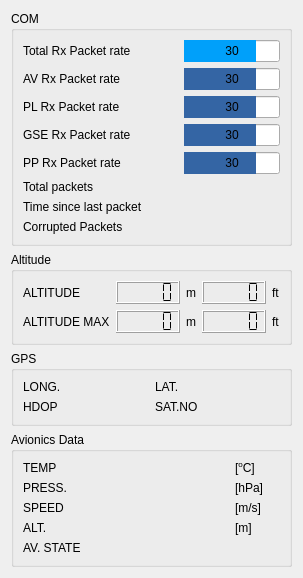
    <widget class="QWidget" name="left_widget" native="true">
     <layout class="QVBoxLayout" name="verticalLayout">
      <item>
       <widget class="QGroupBox" name="com_box">
        <property name="sizePolicy">
         <sizepolicy hsizetype="MinimumExpanding" vsizetype="MinimumExpanding">
          <horstretch>0</horstretch>
          <verstretch>0</verstretch>
         </sizepolicy>
        </property>
        <property name="title">
         <string>COM</string>
        </property>
        <layout class="QGridLayout" name="gridLayout_4">
         <item row="0" column="0">
          <widget class="QLabel" name="packets_second_label">
           <property name="toolTip">
            <string>&lt;html&gt;&lt;head/&gt;&lt;body&gt;&lt;p&gt;The number of packets received in last second&lt;/p&gt;&lt;/body&gt;&lt;/html&gt;</string>
           </property>
           <property name="text">
            <string>Total Rx Packet rate</string>
           </property>
          </widget>
         </item>
         <item row="0" column="1">
          <widget class="QProgressBar" name="packets_second_bar">
           <property name="sizePolicy">
            <sizepolicy hsizetype="Expanding" vsizetype="Fixed">
             <horstretch>0</horstretch>
             <verstretch>0</verstretch>
            </sizepolicy>
           </property>
           <property name="toolTip">
            <string>&lt;html&gt;&lt;head/&gt;&lt;body&gt;&lt;p&gt;The number of packets received in last second&lt;/p&gt;&lt;/body&gt;&lt;/html&gt;</string>
           </property>
           <property name="styleSheet">
            <string notr="true">QProgressBar::chunk:horizontal { 
background:rgb(0, 160, 250);} </string>
           </property>
           <property name="maximum">
            <number>40</number>
           </property>
           <property name="value">
            <number>30</number>
           </property>
           <property name="alignment">
            <set>Qt::AlignCenter</set>
           </property>
           <property name="invertedAppearance">
            <bool>false</bool>
           </property>
           <property name="format">
            <string>%v</string>
           </property>
          </widget>
         </item>
         <item row="1" column="0">
          <widget class="QLabel" name="last_datagram_id">
           <property name="text">
            <string>AV Rx Packet rate</string>
           </property>
          </widget>
         </item>
         <item row="1" column="1">
          <widget class="QProgressBar" name="av_packets_second_bar">
           <property name="sizePolicy">
            <sizepolicy hsizetype="Expanding" vsizetype="Fixed">
             <horstretch>0</horstretch>
             <verstretch>0</verstretch>
            </sizepolicy>
           </property>
           <property name="toolTip">
            <string>&lt;html&gt;&lt;head/&gt;&lt;body&gt;&lt;p&gt;The number of packets received in last second&lt;/p&gt;&lt;/body&gt;&lt;/html&gt;</string>
           </property>
           <property name="styleSheet">
            <string notr="true">QProgressBar::chunk:horizontal { 
background:rgb(52, 101, 164);} </string>
           </property>
           <property name="maximum">
            <number>40</number>
           </property>
           <property name="value">
            <number>30</number>
           </property>
           <property name="alignment">
            <set>Qt::AlignCenter</set>
           </property>
           <property name="textVisible">
            <bool>true</bool>
           </property>
           <property name="invertedAppearance">
            <bool>false</bool>
           </property>
           <property name="format">
            <string>%v</string>
           </property>
          </widget>
         </item>
         <item row="2" column="0">
          <widget class="QLabel" name="pl_packet_label">
           <property name="toolTip">
            <string>&lt;html&gt;&lt;head/&gt;&lt;body&gt;&lt;p&gt;The last received packet's number (defined by TX)&lt;/p&gt;&lt;/body&gt;&lt;/html&gt;</string>
           </property>
           <property name="text">
            <string>PL Rx Packet rate</string>
           </property>
          </widget>
         </item>
         <item row="2" column="1">
          <widget class="QProgressBar" name="pl_packets_second_bar">
           <property name="sizePolicy">
            <sizepolicy hsizetype="Expanding" vsizetype="Fixed">
             <horstretch>0</horstretch>
             <verstretch>0</verstretch>
            </sizepolicy>
           </property>
           <property name="toolTip">
            <string>&lt;html&gt;&lt;head/&gt;&lt;body&gt;&lt;p&gt;The number of packets received in last second&lt;/p&gt;&lt;/body&gt;&lt;/html&gt;</string>
           </property>
           <property name="styleSheet">
            <string notr="true">QProgressBar::chunk:horizontal { 
background:rgb(52, 101, 164);} </string>
           </property>
           <property name="maximum">
            <number>40</number>
           </property>
           <property name="value">
            <number>30</number>
           </property>
           <property name="alignment">
            <set>Qt::AlignCenter</set>
           </property>
           <property name="invertedAppearance">
            <bool>false</bool>
           </property>
           <property name="format">
            <string>%v</string>
           </property>
          </widget>
         </item>
         <item row="3" column="0">
          <widget class="QLabel" name="gse_packet_label">
           <property name="text">
            <string>GSE Rx Packet rate</string>
           </property>
          </widget>
         </item>
         <item row="3" column="1">
          <widget class="QProgressBar" name="gse_packets_second_bar">
           <property name="sizePolicy">
            <sizepolicy hsizetype="Expanding" vsizetype="Fixed">
             <horstretch>0</horstretch>
             <verstretch>0</verstretch>
            </sizepolicy>
           </property>
           <property name="toolTip">
            <string>&lt;html&gt;&lt;head/&gt;&lt;body&gt;&lt;p&gt;The number of packets received in last second&lt;/p&gt;&lt;/body&gt;&lt;/html&gt;</string>
           </property>
           <property name="styleSheet">
            <string notr="true">QProgressBar::chunk:horizontal { 
background:rgb(52, 101, 164);} </string>
           </property>
           <property name="maximum">
            <number>40</number>
           </property>
           <property name="value">
            <number>30</number>
           </property>
           <property name="alignment">
            <set>Qt::AlignCenter</set>
           </property>
           <property name="invertedAppearance">
            <bool>false</bool>
           </property>
           <property name="format">
            <string>%v</string>
           </property>
          </widget>
         </item>
         <item row="4" column="0">
          <widget class="QLabel" name="pp_packets_second_label">
           <property name="text">
            <string>PP Rx Packet rate</string>
           </property>
          </widget>
         </item>
         <item row="4" column="1">
          <widget class="QProgressBar" name="pp_packets_second_bar">
           <property name="sizePolicy">
            <sizepolicy hsizetype="Expanding" vsizetype="Fixed">
             <horstretch>0</horstretch>
             <verstretch>0</verstretch>
            </sizepolicy>
           </property>
           <property name="toolTip">
            <string>&lt;html&gt;&lt;head/&gt;&lt;body&gt;&lt;p&gt;The number of packets received in last second&lt;/p&gt;&lt;/body&gt;&lt;/html&gt;</string>
           </property>
           <property name="styleSheet">
            <string notr="true">QProgressBar::chunk:horizontal { 
background:rgb(52, 101, 164);} </string>
           </property>
           <property name="maximum">
            <number>40</number>
           </property>
           <property name="value">
            <number>30</number>
           </property>
           <property name="alignment">
            <set>Qt::AlignCenter</set>
           </property>
           <property name="invertedAppearance">
            <bool>false</bool>
           </property>
           <property name="format">
            <string>%v</string>
           </property>
          </widget>
         </item>
         <item row="5" column="0">
          <widget class="QLabel" name="received_pack_cnt_label">
           <property name="minimumSize">
            <size>
             <width>155</width>
             <height>0</height>
            </size>
           </property>
           <property name="toolTip">
            <string>&lt;html&gt;&lt;head/&gt;&lt;body&gt;&lt;p&gt;The count of the received packets from the start of the program&lt;/p&gt;&lt;/body&gt;&lt;/html&gt;</string>
           </property>
           <property name="text">
            <string>Total packets</string>
           </property>
          </widget>
         </item>
         <item row="5" column="1">
          <widget class="QLabel" name="received_pack_cnt_panel">
           <property name="toolTip">
            <string>&lt;html&gt;&lt;head/&gt;&lt;body&gt;&lt;p&gt;The count of the received packets from the start of the program&lt;/p&gt;&lt;/body&gt;&lt;/html&gt;</string>
           </property>
           <property name="text">
            <string/>
           </property>
          </widget>
         </item>
         <item row="6" column="0">
          <widget class="QLabel" name="time_since_last_label">
           <property name="text">
            <string>Time since last packet</string>
           </property>
          </widget>
         </item>
         <item row="6" column="1">
          <widget class="QLabel" name="time_since_last_panel">
           <property name="text">
            <string/>
           </property>
          </widget>
         </item>
         <item row="7" column="0">
          <widget class="QLabel" name="corrupted_label">
           <property name="text">
            <string>Corrupted Packets</string>
           </property>
          </widget>
         </item>
         <item row="7" column="1">
          <widget class="QLabel" name="corrupted_panel">
           <property name="text">
            <string/>
           </property>
          </widget>
         </item>
        </layout>
       </widget>
      </item>
      <item>
       <widget class="QGroupBox" name="groupBox_7">
        <property name="title">
         <string>Altitude</string>
        </property>
        <layout class="QGridLayout" name="gridLayout_22">
         <item row="0" column="0">
          <widget class="QLabel" name="altitude_label_gps">
           <property name="text">
            <string>ALTITUDE</string>
           </property>
          </widget>
         </item>
         <item row="0" column="1">
          <widget class="QLCDNumber" name="altitude_lcd_gps">
           <property name="smallDecimalPoint">
            <bool>false</bool>
           </property>
           <property name="segmentStyle">
            <enum>QLCDNumber::Flat</enum>
           </property>
          </widget>
         </item>
         <item row="0" column="4">
          <widget class="QLabel" name="ft_unit_label_2">
           <property name="maximumSize">
            <size>
             <width>20</width>
             <height>16777215</height>
            </size>
           </property>
           <property name="text">
            <string>ft</string>
           </property>
          </widget>
         </item>
         <item row="0" column="2">
          <widget class="QLabel" name="m_unit_label_2">
           <property name="maximumSize">
            <size>
             <width>30</width>
             <height>16777215</height>
            </size>
           </property>
           <property name="text">
            <string>m</string>
           </property>
          </widget>
         </item>
         <item row="0" column="3">
          <widget class="QLCDNumber" name="altitude_lcd_gps_ft">
           <property name="frameShadow">
            <enum>QFrame::Raised</enum>
           </property>
           <property name="segmentStyle">
            <enum>QLCDNumber::Flat</enum>
           </property>
          </widget>
         </item>
         <item row="1" column="0">
          <widget class="QLabel" name="altitude_max_label">
           <property name="text">
            <string>ALTITUDE MAX</string>
           </property>
          </widget>
         </item>
         <item row="1" column="1">
          <widget class="QLCDNumber" name="altitude_max_lcd_m">
           <property name="enabled">
            <bool>true</bool>
           </property>
           <property name="segmentStyle">
            <enum>QLCDNumber::Flat</enum>
           </property>
          </widget>
         </item>
         <item row="1" column="2">
          <widget class="QLabel" name="m_unit_label">
           <property name="text">
            <string>m</string>
           </property>
          </widget>
         </item>
         <item row="1" column="3">
          <widget class="QLCDNumber" name="altitude_max_lcd_ft">
           <property name="segmentStyle">
            <enum>QLCDNumber::Flat</enum>
           </property>
          </widget>
         </item>
         <item row="1" column="4">
          <widget class="QLabel" name="ft_unit_label">
           <property name="text">
            <string>ft</string>
           </property>
          </widget>
         </item>
        </layout>
       </widget>
      </item>
      <item>
       <widget class="QGroupBox" name="gps_box">
        <property name="sizePolicy">
         <sizepolicy hsizetype="MinimumExpanding" vsizetype="MinimumExpanding">
          <horstretch>0</horstretch>
          <verstretch>0</verstretch>
         </sizepolicy>
        </property>
        <property name="minimumSize">
         <size>
          <width>0</width>
          <height>0</height>
         </size>
        </property>
        <property name="title">
         <string>GPS</string>
        </property>
        <layout class="QGridLayout" name="gridLayout_3">
         <item row="3" column="0">
          <widget class="QLabel" name="longitude_label">
           <property name="text">
            <string>LONG.</string>
           </property>
          </widget>
         </item>
         <item row="6" column="0">
          <widget class="QLabel" name="hdop_label">
           <property name="text">
            <string>HDOP</string>
           </property>
          </widget>
         </item>
         <item row="3" column="6">
          <widget class="QLabel" name="latitude_panel">
           <property name="minimumSize">
            <size>
             <width>0</width>
             <height>0</height>
            </size>
           </property>
           <property name="text">
            <string/>
           </property>
          </widget>
         </item>
         <item row="6" column="5">
          <widget class="QLabel" name="sat_nbr_label">
           <property name="text">
            <string>SAT.NO</string>
           </property>
          </widget>
         </item>
         <item row="6" column="6">
          <widget class="QLabel" name="sat_nbr_panel">
           <property name="text">
            <string/>
           </property>
          </widget>
         </item>
         <item row="3" column="5">
          <widget class="QLabel" name="latitude_label">
           <property name="text">
            <string>LAT.</string>
           </property>
          </widget>
         </item>
         <item row="3" column="1">
          <widget class="QLabel" name="longitude_panel">
           <property name="text">
            <string/>
           </property>
          </widget>
         </item>
         <item row="6" column="1">
          <widget class="QLabel" name="hdop_panel">
           <property name="text">
            <string/>
           </property>
          </widget>
         </item>
        </layout>
       </widget>
      </item>
      <item>
       <widget class="QGroupBox" name="avionics_box">
        <property name="sizePolicy">
         <sizepolicy hsizetype="MinimumExpanding" vsizetype="MinimumExpanding">
          <horstretch>0</horstretch>
          <verstretch>0</verstretch>
         </sizepolicy>
        </property>
        <property name="title">
         <string>Avionics Data</string>
        </property>
        <layout class="QGridLayout" name="gridLayout_8">
         <item row="0" column="1">
          <widget class="QLabel" name="temperature_panel">
           <property name="text">
            <string/>
           </property>
          </widget>
         </item>
         <item row="6" column="2">
          <widget class="QLabel" name="m_unit_label_3">
           <property name="maximumSize">
            <size>
             <width>30</width>
             <height>16777215</height>
            </size>
           </property>
           <property name="text">
            <string>[m]</string>
           </property>
           <property name="alignment">
            <set>Qt::AlignLeading|Qt::AlignLeft|Qt::AlignVCenter</set>
           </property>
          </widget>
         </item>
         <item row="3" column="0">
          <widget class="QLabel" name="pressure_label">
           <property name="text">
            <string>PRESS.</string>
           </property>
          </widget>
         </item>
         <item row="6" column="0">
          <widget class="QLabel" name="altitude_label_telemetry">
           <property name="text">
            <string>ALT.</string>
           </property>
          </widget>
         </item>
         <item row="4" column="1">
          <widget class="QLabel" name="speed_panel">
           <property name="text">
            <string/>
           </property>
          </widget>
         </item>
         <item row="7" column="1" colspan="2">
          <widget class="QLabel" name="avionics_state_panel">
           <property name="text">
            <string/>
           </property>
          </widget>
         </item>
         <item row="4" column="0">
          <widget class="QLabel" name="speed_label">
           <property name="text">
            <string>SPEED</string>
           </property>
          </widget>
         </item>
         <item row="7" column="0">
          <widget class="QLabel" name="avionics_state_label">
           <property name="text">
            <string>AV. STATE</string>
           </property>
          </widget>
         </item>
         <item row="0" column="0">
          <widget class="QLabel" name="temperature_label">
           <property name="text">
            <string>TEMP</string>
           </property>
          </widget>
         </item>
         <item row="0" column="2">
          <widget class="QLabel" name="celcius_label">
           <property name="minimumSize">
            <size>
             <width>0</width>
             <height>0</height>
            </size>
           </property>
           <property name="maximumSize">
            <size>
             <width>30</width>
             <height>16777215</height>
            </size>
           </property>
           <property name="text">
            <string>&lt;html&gt;&lt;head/&gt;&lt;body&gt;&lt;p&gt;[&lt;span style=&quot; vertical-align:super;&quot;&gt;o&lt;/span&gt;C]&lt;/p&gt;&lt;/body&gt;&lt;/html&gt;</string>
           </property>
           <property name="alignment">
            <set>Qt::AlignLeading|Qt::AlignLeft|Qt::AlignVCenter</set>
           </property>
          </widget>
         </item>
         <item row="3" column="1">
          <widget class="QLabel" name="pressure_panel">
           <property name="text">
            <string/>
           </property>
          </widget>
         </item>
         <item row="4" column="2">
          <widget class="QLabel" name="m_s_unit_label">
           <property name="minimumSize">
            <size>
             <width>45</width>
             <height>0</height>
            </size>
           </property>
           <property name="maximumSize">
            <size>
             <width>30</width>
             <height>16777215</height>
            </size>
           </property>
           <property name="text">
            <string>[m/s]</string>
           </property>
           <property name="alignment">
            <set>Qt::AlignLeading|Qt::AlignLeft|Qt::AlignVCenter</set>
           </property>
          </widget>
         </item>
         <item row="3" column="2">
          <widget class="QLabel" name="hpa_unit_label">
           <property name="minimumSize">
            <size>
             <width>40</width>
             <height>0</height>
            </size>
           </property>
           <property name="maximumSize">
            <size>
             <width>30</width>
             <height>16777215</height>
            </size>
           </property>
           <property name="text">
            <string>[hPa]</string>
           </property>
           <property name="alignment">
            <set>Qt::AlignLeading|Qt::AlignLeft|Qt::AlignVCenter</set>
           </property>
          </widget>
         </item>
         <item row="6" column="1">
          <widget class="QLabel" name="altitude_panel_telemetry">
           <property name="text">
            <string/>
           </property>
          </widget>
         </item>
        </layout>
       </widget>
      </item>
     </layout>
    </widget>
